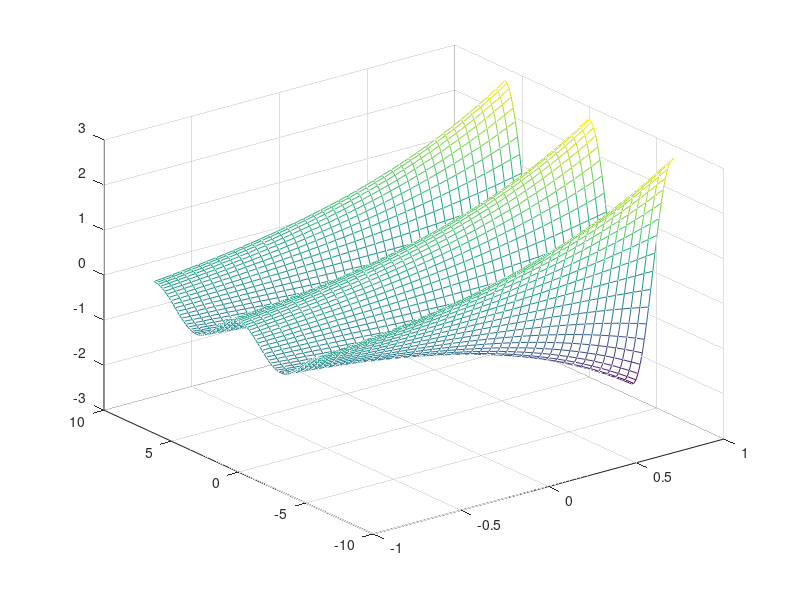

MATLAB code for this plot:
%8.12

[x,y] = meshgrid(-1:0.05:1,-2*pi:pi/20:2*pi);
%3d equation
%tricky to read in and program


z = exp(x+1i*y); %our complex function.
figure(1);

mesh(x,y,real(z));
%using real z because we dont want to program the complex points
%of z

